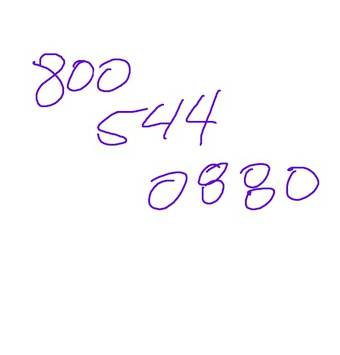
#> input picture images/phone3.png, 340 x 355 px
$ python text_reader.py   (older library calls are emulated)
#> lines starting #> are read from the running program, lines starting #| are printed output that depends on the picture; after the words box and inside, x2 and y2 are one past the last pixel; in counts of white or black regions, pixels touching at a corner belong together
import cv2
import numpy as np
import pytesseract

from PIL import Image


def get_processed_image(path):
    """Returns pre-processes image so that it is easier to read digits/characters from it."""
#> called with path = './images/phone3.png'

    # Read image
    img = cv2.imread(path)
#> img is the input picture: shape (355, 340, 3); mean B, G, R 252.9, 249.8, 251.2

    # Convert to grayscale and apply Gaussian filtering
    img = cv2.cvtColor(img, cv2.COLOR_BGR2GRAY)
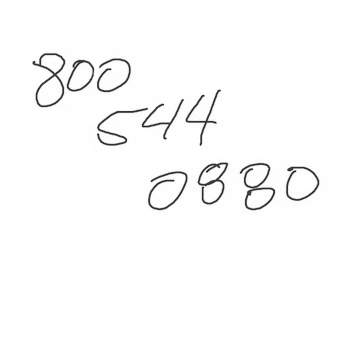
#> img: shape (355, 340); min 32, max 255, mean 250.6
    # cv2.imwrite('t_gray.tif', img)

    # Resize image
    r = 500 / img.shape[1]
#> r = 1.47
    dim = (500, int(img.shape[0] * r))
#> dim = (500, 522)
    img = cv2.resize(img, dim, interpolation = cv2.INTER_AREA)
#> img: shape (522, 500)
    # cv2.imwrite('t_resize.tif', img)

    # Blur the image
    img = cv2.GaussianBlur(img, (5, 5), 0)
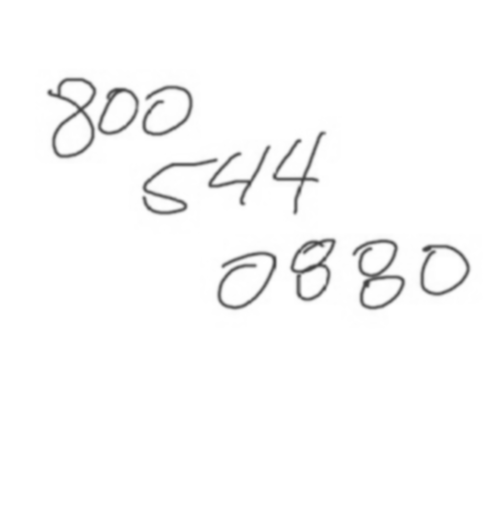
#> img: shape (522, 500); min 63, max 255, mean 250.5
    # cv2.imwrite('t_blur.tif', img)

    # Threshold the image
    img_th = cv2.adaptiveThreshold(img, 255, cv2.ADAPTIVE_THRESH_GAUSSIAN_C, cv2.THRESH_BINARY, 31, 2)
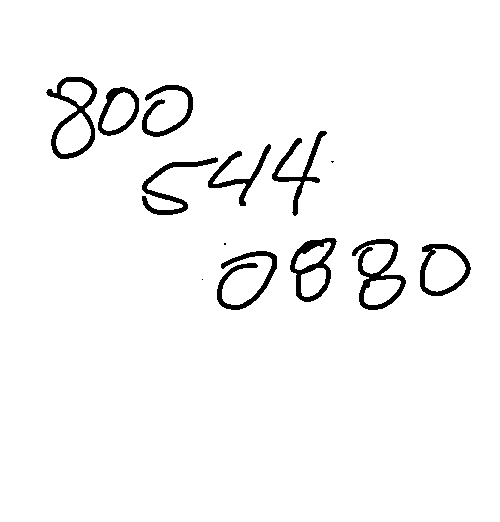
#> img_th: shape (522, 500); 96.6% white; 13 black regions (3 under 20 px), largest, box (x1, y1, x2, y2) and area: (352, 239, 406, 310) 1150, (46, 77, 97, 159) 1144, (290, 238, 337, 302) 1012
    # cv2.imwrite('t_thresh.tif', img_th)

    # Get connected components and use them to remove noise
    maxArea = 150
    minArea = 10

    comp = cv2.connectedComponentsWithStats(img_th)

    labels = comp[1]
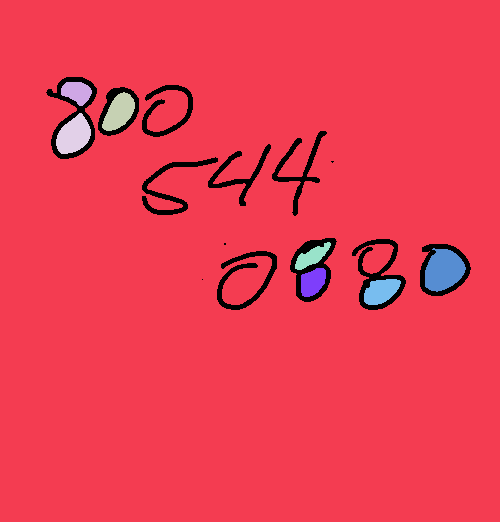
#> labels: shape (522, 500) int32; 9 distinct labels, from 0 to 8; one colour per label, 0 black
    labelStats = comp[2]
#> labelStats = [[46, 77, 425, 233, 8991], [0, 0, 500, 522, 246709], [61, 82, 31, 24, 514], [102, 92, 33, 39, 816], [56, 113, 35, 41, 966], [295, 242, 36, 28, 464], [425, 248, 41, 44, 1295], [301, 268, 25, 29, 552], [364, 279, 37, 26, 693]]
    labelAreas = labelStats[:,4]
#> labelAreas = [8991, 246709, 514, 816, 966, 464, 1295, 552, 693]

    for compLabel in range(1,comp[0],1):

        if labelAreas[compLabel] > maxArea or labelAreas[compLabel] < minArea:
            labels[labels == compLabel] = 0
#> labels: shape (522, 500) int32; every value is 0

    labels[labels>0] =  1

    # Perform dilation on the image
    se = cv2.getStructuringElement(cv2.MORPH_ELLIPSE,(25,25))
    IdilateText = cv2.morphologyEx(labels.astype(np.uint8),cv2.MORPH_DILATE,se)
#> IdilateText: shape (522, 500); every value is 0

    img_inv = (255-img_th)
#> img_inv: shape (522, 500); 3.4% white; 13 white regions (3 under 20 px)
    cv2.imwrite('temp.tif', img_inv)

    return img_inv

def extract_characters(image):
    """Return a list of images around the characters/digits found.
        This function does so by using contours to put characters/digits into seperate boxes"""

    # Find contours in the image
    _, ctrs, hier = cv2.findContours(image.copy(), cv2.RETR_EXTERNAL, cv2.CHAIN_APPROX_SIMPLE)
#> ctrs = 13 contours, 3 with area under 20; largest, box (x1, y1, x2, y2) and area: (46, 77, 97, 159) 2503, (420, 244, 471, 296) 1992, (290, 238, 337, 302) 1942, (352, 239, 406, 310) 1671, (98, 87, 139, 136) 1393

    # Get rectangles containing each contour
    rects = [cv2.boundingRect(ctr) for ctr in ctrs]
#> rects = [(202, 279, 1, 1), (217, 251, 60, 59), (420, 244, 51, 52), (224, 243, 2, 2), (352, 239, 54, 71), (290, 238, 47, 64), (331, 161, 3, 2), (142, 157, 76, 58), (208, 144, 63, 62), (272, 131, 55, 85), (98, 87, 41, 49), (142, 85, 51, 52), (46, 77, 51, 82)]
    rects = sorted(rects, key=lambda rect: rect[0] + 5*rect[1])
#> rects = [(46, 77, 51, 82), (98, 87, 41, 49), (142, 85, 51, 52), (142, 157, 76, 58), (272, 131, 55, 85), (208, 144, 63, 62), (331, 161, 3, 2), (224, 243, 2, 2), (217, 251, 60, 59), (290, 238, 47, 64), (352, 239, 54, 71), (202, 279, 1, 1), (420, 244, 51, 52)]

    images = []
    for rect in rects:
        x1, y1, w, h = rect

        # Remove small contours
        if h < 20:
            continue

        x2 = x1 + w
        y2 = y1 + h

        images.append(img[y1:y2, x1:x2])
#> this loop made 13 passes
#> (x1, y1, w, h, x2, y2) on passes 1, 2, 3, 4, 5, 6, 9, 10, 11, 13: (46, 77, 51, 82, 97, 159), (98, 87, 41, 49, 139, 136), (142, 85, 51, 52, 193, 137), (142, 157, 76, 58, 218, 215), (272, 131, 55, 85, 327, 216), (208, 144, 63, 62, 271, 206), (217, 251, 60, 59, 277, 310), (290, 238, 47, 64, 337, 302), (352, 239, 54, 71, 406, 310), (420, 244, 51, 52, 471, 296)
#> after the loop, images = 10 items

    # Save character images if necessary
    for k, i in enumerate(images):
        cv2.imwrite('t_' + str(k) + '.png', i)
#> this loop made 10 passes
#> pass 1, in extract_characters, `cv2.imwrite('t_' + str(k) + '.png', i)`:
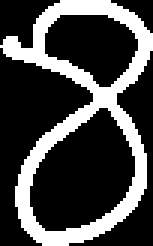
#> saved as t_0.png: shape (82, 51) (shown 3 times larger); 27.4% white; 1 white region, box (x1, y1, x2, y2) and area: (0, 0, 51, 82) 1144
#> pass 2, in extract_characters, `cv2.imwrite('t_' + str(k) + '.png', i)`:
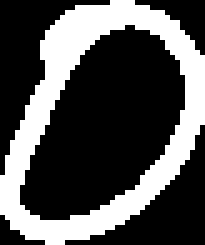
#> saved as t_1.png: shape (49, 41) (shown 5 times larger); 32% white; 1 white region, box (x1, y1, x2, y2) and area: (0, 0, 41, 49) 642

    return images

def perform_ocr(image):
    return pytesseract.image_to_string(Image.open('temp.tif'), config="-c tessedit_char_whitelist=0123456789 --psm 12 --oem 0")


img_name = 'phone3.png'
img = get_processed_image('./images/' + img_name)
images = extract_characters(img)
#> images = 10 items

print('Number of characters found:', len(images))
#| Number of characters found: 10
print('OCR Result:', perform_ocr(img))
#> (the call stopped at in perform_ocr, `return pytesseract.image_to_string(Image.open('temp.tif'), config="-c ..`: pytesseract is not available in this run)

$ run again, with images/phone1.png copied over images/phone3.png
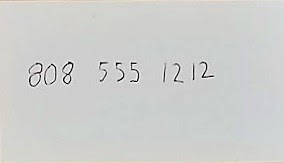
#> input picture images/phone1.png, 284 x 163 px
#> in get_processed_image, img is the input picture: shape (163, 284, 3); mean B, G, R 204.8, 206.5, 205.7
#> img_th: shape (286, 500); 96% white; 213 black regions (174 under 20 px), largest, box (x1, y1, x2, y2) and area: (49, 109, 76, 153) 471, (109, 107, 130, 149) 380, (77, 111, 100, 150) 343
#> labelStats = [[0, 0, 500, 286, 5690], [0, 0, 500, 286, 136903], [112, 113, 14, 15, 136], [55, 130, 14, 19, 197], [114, 133, 9, 12, 74]]
#> labelAreas = [5690, 136903, 136, 197, 74]
#> after the loop in get_processed_image, `for compLabel in range(1,comp[0],1):`:
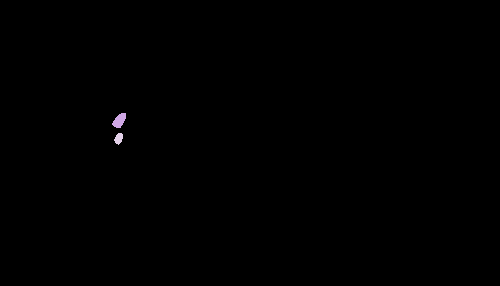
#> labels: shape (286, 500) int32; 3 distinct labels, from 0 to 4; one colour per label, 0 black
#> IdilateText: shape (286, 500); values 0 (black) and 1 (white), 1.1% white; 1 white region, box (x1, y1, x2, y2) and area: (100, 101, 138, 157) 1639
#> img_inv: shape (286, 500); 4% white; 213 white regions (174 under 20 px)
#> ctrs = 213 contours, 187 with area under 20; largest, box (x1, y1, x2, y2) and area: (49, 109, 76, 153) 590, (109, 107, 130, 149) 540, (77, 111, 100, 150) 262, (174, 108, 192, 144) 198, (224, 276, 319, 284) 198
#> in extract_characters, `rects = [cv2.boundingRect(ctr) for ctr in ctrs]`: rects = 213 items, first 6: (467, 285, 5, 1), (465, 285, 1, 1), (492, 284, 8, 2), (475, 284, 15, 2), (218, 281, 2, 1), (155, 281, 15, 2)
#> in extract_characters, `rects = sorted(rects, key=lambda rect: rect[0] + 5*rect[1])`: rects = 213 items, first 6: (0, 0, 66, 2), (6, 10, 2, 1), (17, 10, 3, 3), (25, 9, 3, 4), (42, 9, 4, 3), (52, 8, 4, 3)
#> the loop in extract_characters, `for rect in rects:` made 213 passes
#> after the loop in extract_characters, `for rect in rects:`: images = 10 items
#> the loop in extract_characters, `for k, i in enumerate(images):` made 10 passes
#> pass 2, in extract_characters, `cv2.imwrite('t_' + str(k) + '.png', i)`:
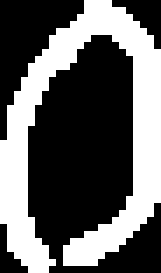
#> saved as t_1.png: shape (39, 23) (shown 7 times larger); 38.2% white; 1 white region, box (x1, y1, x2, y2) and area: (0, 0, 23, 39) 343
#| Number of characters found: 10
